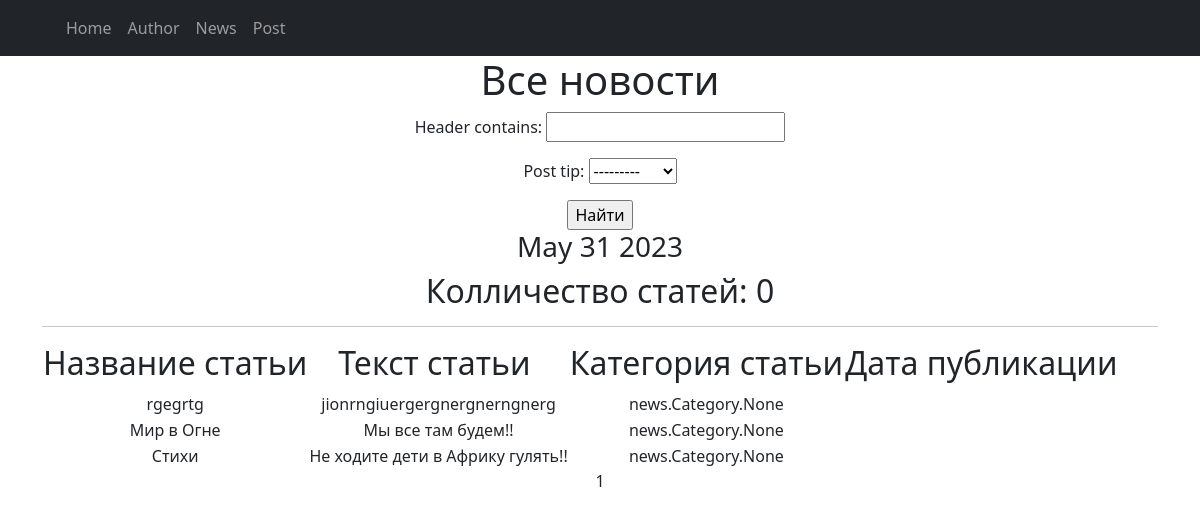
Before: / with the older database file.
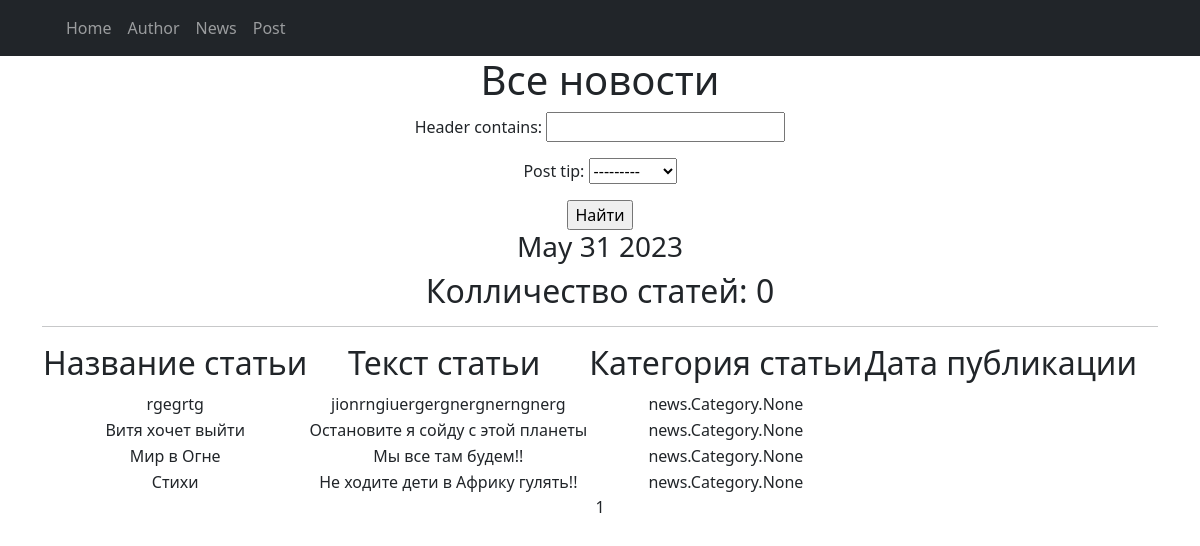
After: the same page with the newer database file.
### news/models.py (models this page shows, shortened)
class Post(models.Model):
    objects = None
    news = 'NW'
    states = 'PS'
    TYPE = [
        (news, 'Новость'),
        (states, 'Статья')
    ]
    post_tip = models.CharField(max_length=10, choices=TYPE, default=states)
    date_in = models.DateField(auto_now_add=True)
    header = models.CharField(max_length=255)
    contents = models.TextField(blank=True)
    author = models.ForeignKey(Author, on_delete=models.CASCADE)
    category = models.ManyToManyField(to= Category, through='PostCategory')
    rating_post = models.IntegerField(default=0, validators=[MinValueValidator(0.0)])
    quantity = models.IntegerField(validators=[MinValueValidator(0)])

### news/views.py (the view, shortened to what this page needs)
# urls.py: urlpatterns = [path('', PostList.as_view(), name='posts'),
class PostList(ListView):
    model = Post
    ordering = 'header'
    template_name = 'news.html'
    context_object_name = 'posts'
    paginate_by = 4
    def get_queryset(self):
        queryset = super().get_queryset()
        self.filterset = PostFilter(self.request.GET, queryset)
        return self.filterset.qs
    def get_context_data(self, **kwargs):
        context = super().get_context_data(**kwargs)
        context['filterset'] = self.filterset
        return context

### news/templatetags/custom_tags.py (called while the page is built)
@register.simple_tag()
def current_time(format_string='%b %d %Y'):
   return datetime.utcnow().strftime(format_string)

### templates/news.html (shortened to what this page needs)
{% extends 'flatpages/default.html' %}
{% load custom_filter %}
{% load custom_tags %}
        {% block content %}
           <h1>Все новости</h1>
           <form action="" method="get">
               {{ filterset.form.as_p }}
               <input type="submit" value="Найти" />
   </form>
        <h3>{% current_time '%b %d %Y' %}</h3>
              <h2>Колличество статей: {{ news|length  }} </h2>
           <hr>
           {% if posts %}
               <table>
                   <tr>
                       <td><h2>Название статьи</h2></td>
                       <td><h2>Текст статьи&nbsp;</h2></td>
                       <td><h2> Категория статьи</h2></td>
                       <td><h2> Дата публикации</h2></td>
                   </tr>
                   {% for post in posts %}
                    <tr>
                      <td>{{ post.header}}</td>
                      <td>{{ post.contents|truncatechars:50}}</td>
                      <td>{{ post.category }}</td>
                      <td>{{ post.time_now|date:'h m d M Y' }}</td>
                    </tr>
                    {% endfor %}
               </table>
           {% else %}
               <h2>Новости нет!</h2>
           {% endif %}
           {{ page_obj.number }}
        {% endblock content %}

Changed rows visible on the page:
added Post: header "Витя хочет выйти", contents "Остановите я сойду с этой планеты", category "news.Category.None"
